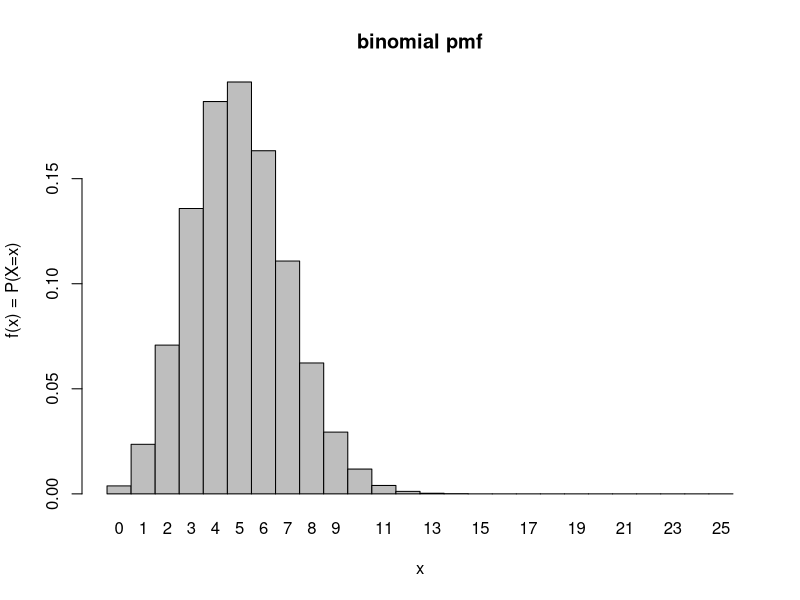
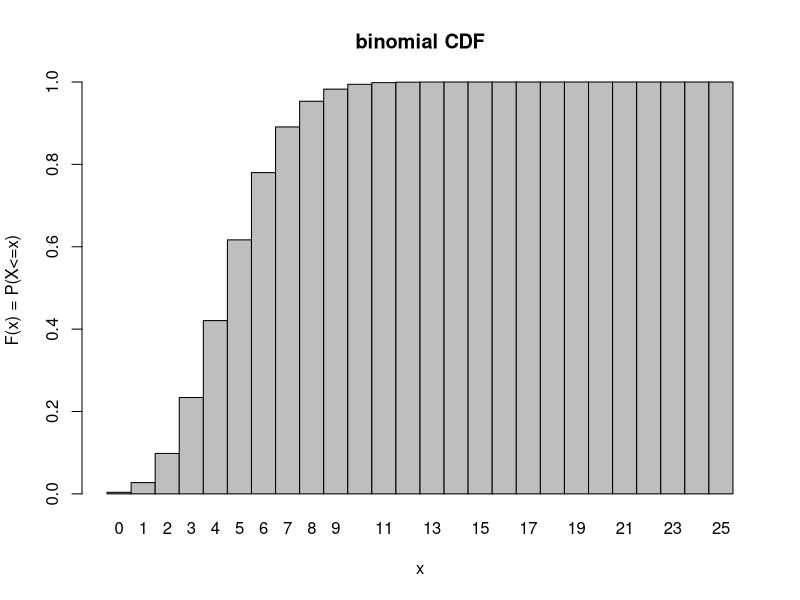
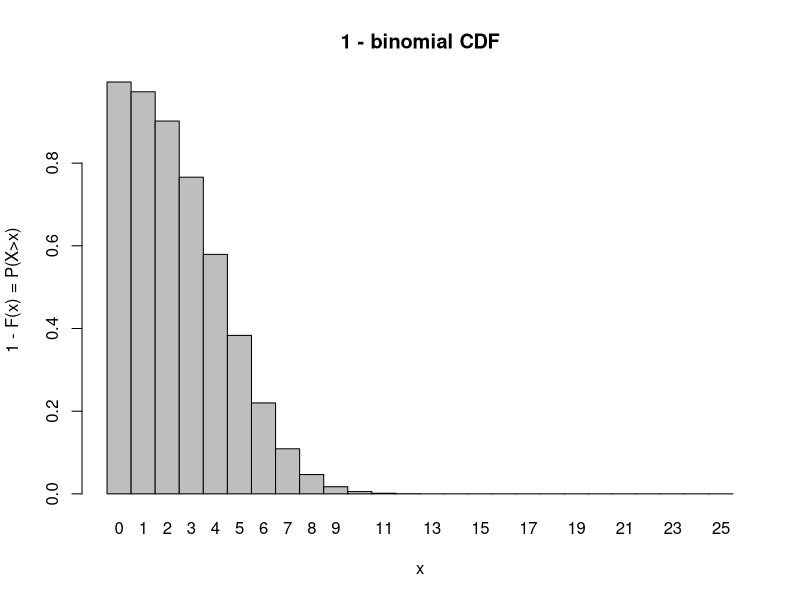

Source code (R) for these figures, in order:
k <- 0:25
choose(25,7)*.2^7*.8^18
sum(dbinom(k,25,.2))

# Generates the pmf and CDF for X ~ BIN(n,p)
# Last updated 01/15/2014 @ 10:45am

# Input your desired parameters n and p below

n<-25
p<-.2

# This command creates the sample space of X
# x is number of successes observed in n trials

x<-0:n

# This command computes the pmf, f(x) = P(X=x)
# Probabilities are rounded to 4 decimal places

pmf<-round(dbinom(x,n,p),4)

# This command computes the CDF, F(X) = P(X<=x), and 1-CDF, P(X>x)
# The pbinom function is a summation of the dbinom function
# In other words, pbinom(x,n,p) = sum(dbinom(0:x,n,p))
# Probabilities are rounded to 4 decimal places

CDF1<-round(pbinom(x,n,p),4)
CDF2<-round(pbinom(x,n,p,F),4)

# This command creates a table for the pmf, CDF, and 1-CDF

distribution<-data.frame(Num.Succ=x,
                         Prob.eq.x=pmf,
                         Prob.leq.x=CDF1,
                         Prob.grt.x=CDF2)

#These commands plot the pmf, CDF, and 1 - CDF
barplot(pmf,
        space=0,
        main="binomial pmf",
        names=x,
        xlab="x", 
        ylab="f(x) = P(X=x)")
barplot(CDF1,
        space=0,
        main="binomial CDF",
        names=x,
        xlab="x", 
        ylab="F(x) = P(X<=x)")
barplot(CDF2,
        space=0,
        main="1 - binomial CDF",
        names=x,
        xlab="x", 
        ylab="1 - F(x) = P(X>x)")

# This command prints out the probability table
print(distribution, row.names=F)